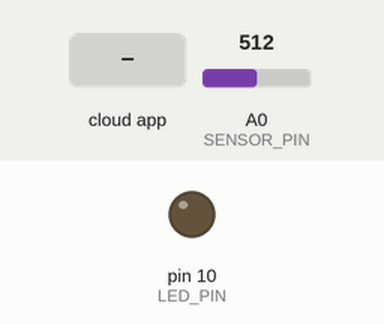
This sketch was run on a simulated Arduino Uno, built with avr-gcc and run on an emulated ATmega328P. Shown: output pins drawn as LEDs (lit = HIGH). The inputs (shaded band) are chosen by the test bench; at power-on: A0 (SENSOR_PIN) = 512. The ROS host is connected and sends only what is stated.

Above: at 1.2 s.
1.3 s: the phone or cloud app sets comTestPub to 45
At 2.5 s:
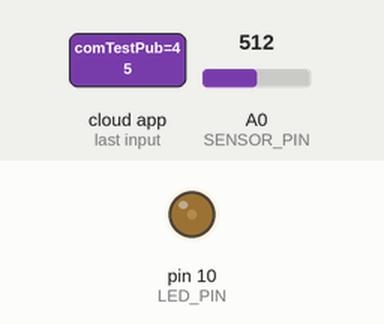
2.8 s: the phone or cloud app sets comTestPub to 90
At 3.7 s:
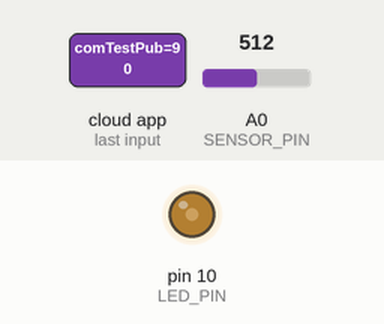
4.3 s: the phone or cloud app sets comTestPub to 180
At 5.7 s:
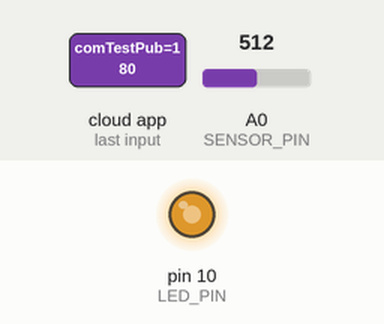
Timing chart, 0 to 7.3 s (numbered marks = the images above; inputs shaded):
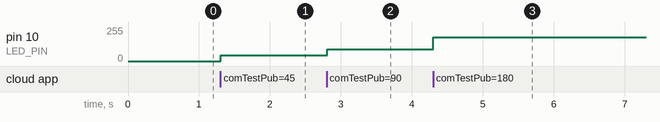

The sketch:

omnidirectional.ino
```cpp
#include <ros.h>
#include <std_msgs/Int32.h>

#define LED_PIN 10
#define SENSOR_PIN A0

ros::NodeHandle nh;

std_msgs::Int32 messagePub;

void messageCb( const std_msgs::Int32& messageSub){
  analogWrite(LED_PIN, (int)messageSub.data);
}

ros::Subscriber<std_msgs::Int32> sub("comTestPub", &messageCb );
ros::Publisher pub("comTestSub", &messagePub);

void setup()
{
  pinMode(LED_PIN, OUTPUT);
  nh.initNode();

  nh.subscribe(sub);
  nh.advertise(pub);
}

void loop()
{
  messagePub.data = analogRead(SENSOR_PIN);
  pub.publish(&messagePub);
  nh.spinOnce();
  delay(10);
}
```

Measured:
- after the input at 1.3 s, pin 10 (LED_PIN): 0/255 → 45/255 at once
- after the input at 2.8 s, pin 10 (LED_PIN): 45/255 → 90/255 at once
- after the input at 4.3 s, pin 10 (LED_PIN): 90/255 → 180/255 at once
